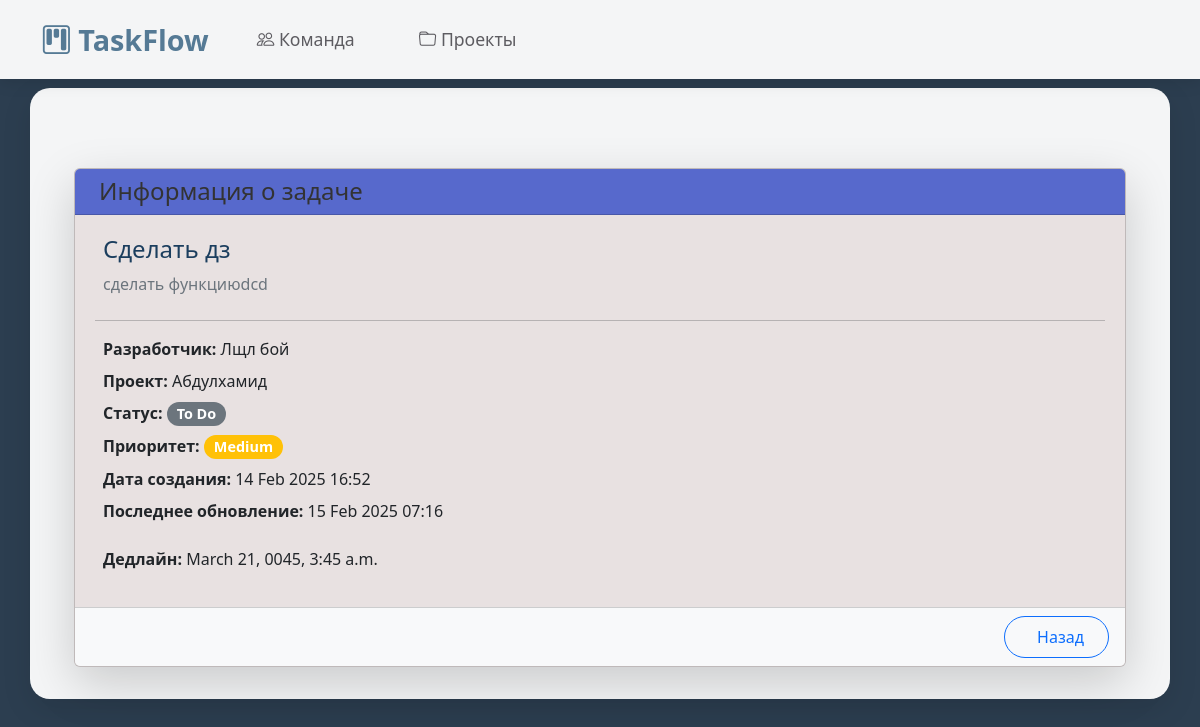
Before: /task/1/ with the older database file.
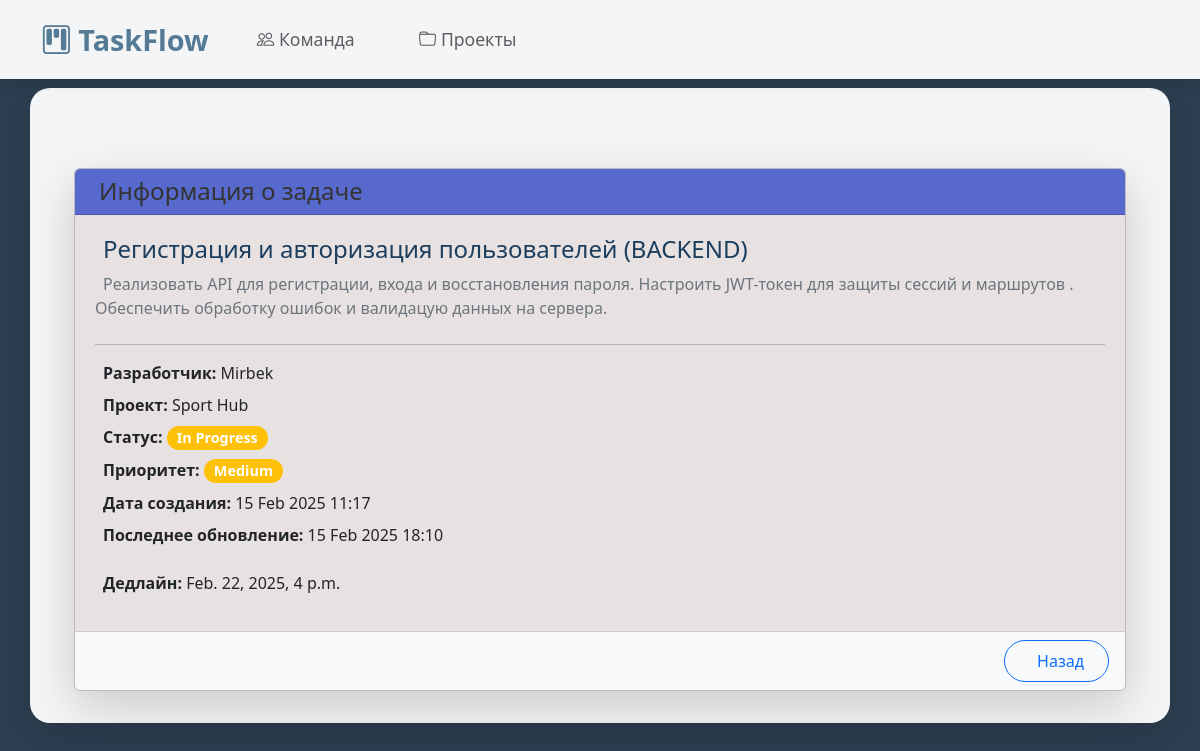
After: the same page with the newer database file.
### jira/models.py (models this page shows, shortened)
class Task(models.Model):
    STATUS_CHOICES = [
        ('todo', 'To Do'),
        ('in_progress', 'In Progress'),
        ('done', 'Done'),
    ]
    PRIORITY_CHOICES = [
        ('low', 'Low'),
        ('medium', 'Medium'),
        ('high', 'High'),
    ]
    developer = models.ForeignKey(Developer, on_delete=models.CASCADE, related_name="tasks")
    title = models.CharField(max_length=100)
    description = models.TextField()
    status = models.CharField(max_length=20, choices=STATUS_CHOICES, default='todo')
    priority = models.CharField(max_length=10, choices=PRIORITY_CHOICES, default='medium')
    project = models.ForeignKey(Project, on_delete=models.CASCADE, related_name="tasks", blank=True, null=True)
    created_at = models.DateTimeField(auto_now_add=True)
    updated_at = models.DateTimeField(auto_now=True)
    deadline = models.DateTimeField(null=True, blank=True)

class Developer(models.Model):
    name = models.CharField(max_length=100)
    email = models.EmailField(unique=True)
    group = models.CharField(max_length=100)
    number = models.CharField(max_length=15, unique=True)
    def __str__(self):
        return self.name

class Project(models.Model):
    name = models.CharField(max_length=150)
    developers = models.ManyToManyField(Developer)
    description = models.TextField(blank=True, null=True)
    created_at = models.DateTimeField(auto_now_add=True)
    updated_at = models.DateTimeField(auto_now=True)
    deadline = models.DateField(blank=True, null=True)
    def __str__(self):
        return self.name

### jira/views.py (the view)
# urls.py: path('task/<int:task_id>/', views.info_task, name='info_task'),
def info_task(request, task_id):
    task = get_object_or_404(Task, id=task_id)
    return render(request, 'info_task.html', {'task': task})

### jira/templates/info_task.html (shortened to what this page needs)
{% extends 'base.html' %}
{% block content %}
<div class="container mt-5">
    <div class="card shadow-lg rounded">
        <div class="card-header d-flex align-items-center">
            <h2 class="mb-0">Информация о задаче</h2>
        </div>
        <div class="card-body">
            <h4 class="text-primary">
                 {{ task.title }}
            </h4>
            <p class="text-muted mb-4">
                 {{ task.description }}
            </p>
            <hr>
            <p class="mb-2">
                <strong> Разработчик:</strong>
                <span>{{ task.developer }}</span>
            </p>
            <p class="mb-2">
                <strong> Проект:</strong>
                <span>{{ task.project|default:"Не назначен" }}</span>
            </p>
            <p class="mb-2">
                <strong> Статус:</strong>
                <span class="badge bg-{% if task.status == 'todo' %}secondary{% elif task.status == 'in_progress' %}warning{% else %}success{% endif %}">
                    {{ task.get_status_display }}
                </span>
            </p>
            <p class="mb-2">
                <strong> Приоритет:</strong>
                <span class="badge bg-{% if task.priority == 'low' %}success{% elif task.priority == 'medium' %}warning{% else %}danger{% endif %}">
                    {{ task.get_priority_display }}
                </span>
            </p>
            <p class="mb-2">
                <strong> Дата создания:</strong>
                <span>{{ task.created_at|date:"d M Y H:i" }}</span>
            </p>
            <p class="mb-4">
                <strong> Последнее обновление:</strong>
                <span>{{ task.updated_at|date:"d M Y H:i" }}</span>
            </p>
            <p>
                <strong> Дедлайн:</strong>
                <span>{{ task.deadline|default:"Не установлен" }}</span>
            </p>
        </div>
        <div class="card-footer text-end">
            <a href="{% url 'task_list' %}" class="btn btn-outline-primary rounded-pill px-4 py-2">
                 Назад
            </a>
        </div>
    </div>
</div>
{% endblock %}

### jira/templates/base.html (shortened to what this page needs)
<!DOCTYPE html>
<html lang="ru">
<head>
    <link href="https://cdn.jsdelivr.net/npm/bootstrap@5.3.0/dist/css/bootstrap.min.css" rel="stylesheet">
    <link rel="stylesheet" href="https://cdn.jsdelivr.net/npm/bootstrap-icons@1.11.3/font/bootstrap-icons.min.css">
</head>
<body>
    <nav class="navbar navbar-expand-lg">
        <div class="container">
            <a class="navbar-brand" href="{% url 'task_list' %}">
                <i class="bi bi-kanban"></i> TaskFlow
            </a>
            <div class="collapse navbar-collapse" id="navbarNav">
                <ul class="navbar-nav me-auto">
                    <li class="nav-item">
                        <a class="nav-link" href="{% url 'developer_list' %}">
                            <i class="bi bi-people"></i> Команда
                        </a>
                    </li>
                    <li class="nav-item">
                        <a class="nav-link" href="{% url 'project_list' %}">
                            <i class="bi bi-folder"></i> Проекты
                        </a>
                    </li>
                </ul>
            </div>
        </div>
    </nav>
    <div class="container main-container">
        {% block content %}{% endblock %}
    </div>
</body>
</html>

### jira/templates/base.html (style rules this page uses)
:root { --primary-color: #557A95; --secondary-color: #7395AE; --accent-color: #B1A296; --dark-color: #5D5C61; --light-color: #F8F9FA; }
body { background: linear-gradient(135deg, var(--dark-color) 0%, var(--primary-color) 100%); min-height: 100vh; font-family: 'Arial', sans-serif; color: var(--dark-color); padding-top: 56px; }
.navbar { background: rgba(255, 255, 255, 0.95); box-shadow: 0 4px 15px rgba(0, 0, 0, 0.1); padding: 0.8rem 1rem; position: fixed; top: 0; left: 0; width: 100%; z-index: 1050; }
.navbar-brand { font-weight: 700; font-size: 1.8rem; color: var(--primary-color) !important; transition: transform 0.3s ease; }
.nav-link { font-size: 1.1rem; color: var(--dark-color) !important; margin: 0 1rem; padding: 0.5rem 1rem !important; border-radius: 25px; transition: all 0.3s ease; }
.main-container { background: rgba(255, 255, 255, 0.95); border-radius: 20px; box-shadow: 0 10px 30px rgba(0, 0, 0, 0.1); margin-top: 2rem; padding: 2rem; animation: fadeInUp 0.8s ease-out; }

### jira/templates/info_task.html (style rules this page uses)
body { background: #2c3e50; font-family: 'Segoe UI', Tahoma, Geneva, Verdana, sans-serif; }
.card { background-color: #e8e1e1; border-radius: 10px; box-shadow: 0 4px 8px rgba(0, 0, 0, 0.1); }
.card-header { background: linear-gradient(45deg, #5769cc, #5769cc); color: white; border-top-left-radius: 10px; border-top-right-radius: 10px; }
.card-body { padding: 20px; }
h2, h4 { font-size: 1.5rem; color: #333333; }
.card-footer { background-color: #f8f9fa; border-bottom-left-radius: 10px; border-bottom-right-radius: 10px; }
.badge { font-size: 0.9rem; padding: 5px 10px; border-radius: 50px; }
.text-primary { color: #1b3e5e !important; }
.text-muted { color: #6c757d !important; }
.mb-2 { margin-bottom: 0.5rem; }
.mb-4 { margin-bottom: 1.5rem; }

Changed rows visible on the page:
changed Task "Medium": title "Сделать дз" → "Регистрация и авторизация пользователей (BACKEND)"; description "сделать функциюdcd" → "Реализовать API для регистрации, входа и восстановления пароля. Настроить JWT-токен для защиты сессий и маршрутов . Обеспечить обработку ошибок и валидацую данных на сервера."; developer "Лщл бой" → "Mirbek"; project "Абдулхамид" → "Sport Hub"; status "To Do" → "In Progress"; created_at "14 Feb 2025 16:52" → "15 Feb 2025 11:17"; updated_at "15 Feb 2025 07:16" → "15 Feb 2025 18:10"; deadline "March 21, 0045, 3:45 a.m." → "Feb. 22, 2025, 4 p.m."
